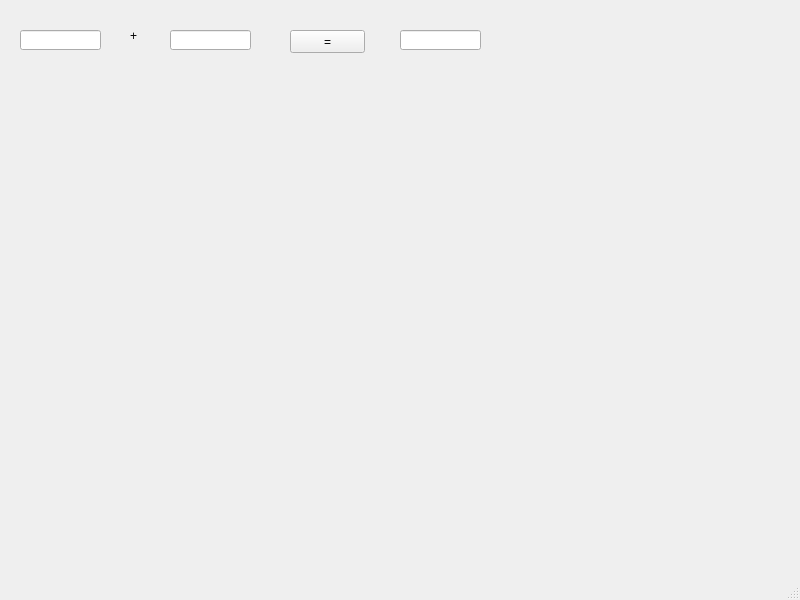
<?xml version="1.0" encoding="UTF-8"?>
<ui version="4.0">
 <class>MainWindow</class>
 <widget class="QMainWindow" name="MainWindow">
  <property name="geometry">
   <rect>
    <x>0</x>
    <y>0</y>
    <width>800</width>
    <height>600</height>
   </rect>
  </property>
  <property name="windowTitle">
   <string>MainWindow</string>
  </property>
  <widget class="QWidget" name="centralwidget">
   <widget class="QLineEdit" name="leA">
    <property name="geometry">
     <rect>
      <x>20</x>
      <y>30</y>
      <width>81</width>
      <height>20</height>
     </rect>
    </property>
   </widget>
   <widget class="QLabel" name="lbl">
    <property name="geometry">
     <rect>
      <x>130</x>
      <y>30</y>
      <width>56</width>
      <height>12</height>
     </rect>
    </property>
    <property name="text">
     <string>+</string>
    </property>
   </widget>
   <widget class="QLineEdit" name="leB">
    <property name="geometry">
     <rect>
      <x>170</x>
      <y>30</y>
      <width>81</width>
      <height>20</height>
     </rect>
    </property>
   </widget>
   <widget class="QPushButton" name="pb">
    <property name="geometry">
     <rect>
      <x>290</x>
      <y>30</y>
      <width>75</width>
      <height>23</height>
     </rect>
    </property>
    <property name="text">
     <string>=</string>
    </property>
   </widget>
   <widget class="QLineEdit" name="leC">
    <property name="geometry">
     <rect>
      <x>400</x>
      <y>30</y>
      <width>81</width>
      <height>20</height>
     </rect>
    </property>
   </widget>
  </widget>
  <widget class="QMenuBar" name="menubar">
   <property name="geometry">
    <rect>
     <x>0</x>
     <y>0</y>
     <width>800</width>
     <height>21</height>
    </rect>
   </property>
  </widget>
  <widget class="QStatusBar" name="statusbar"/>
 </widget>
 <resources/>
 <connections/>
</ui>
